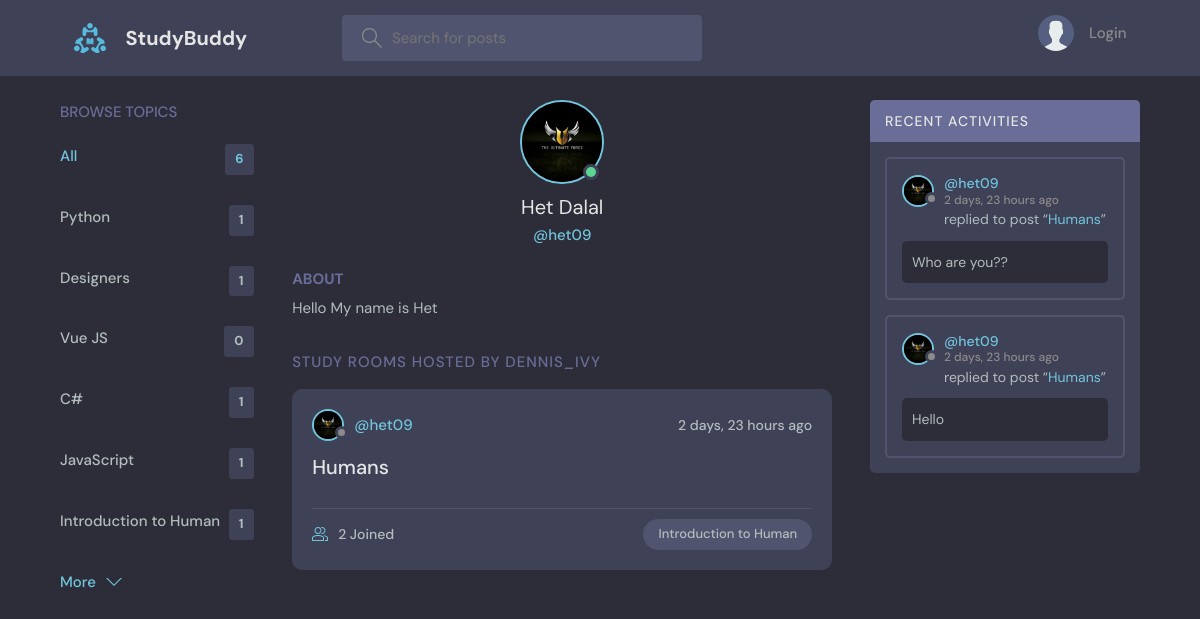
Screenshot of /profile/6/ with the database file from the repository.
### base/models.py (models this page shows, shortened)
class Topic(models.Model):
    name = models.CharField(max_length=200)

class User(AbstractUser):
    name = models.CharField(max_length=200, null=True)
    email = models.EmailField(unique=True, null=True)
    bio = models.TextField(null=True)
    avatar = models.ImageField(null=True, default="avatar.svg")
    USERNAME_FIELD = 'username'
    REQUIRED_FIELDS = []

class Room(models.Model):
    host = models.ForeignKey(User, on_delete=models.SET_NULL, null=True)
    topic = models.ForeignKey(Topic, on_delete=models.SET_NULL, null=True)
    name = models.CharField(max_length=200)
    description = models.TextField(null=True, blank=True)
    participants = models.ManyToManyField(
        User, related_name='participants', blank=True)
    updated = models.DateTimeField(auto_now=True)
    created = models.DateTimeField(auto_now_add=True)
    class Meta:
        ordering = ['-updated', '-created']
    def __str__(self):
        return self.name

class Message(models.Model):
    user = models.ForeignKey(User, on_delete=models.CASCADE)
    room = models.ForeignKey(Room, on_delete=models.CASCADE)
    body = models.TextField()
    updated = models.DateTimeField(auto_now=True)
    created = models.DateTimeField(auto_now_add=True)
    class Meta:
        ordering = ['-updated', '-created']

### base/views.py (the view)
# urls.py: path('profile/<str:pk>/', views.userProfile, name="user-profile"),
def userProfile(request, pk):
    user = User.objects.get(id=pk)
    rooms = user.room_set.all()
    room_messages = user.message_set.all()
    topics = Topic.objects.all()
    context = {'user': user, 'rooms': rooms,
               'room_messages': room_messages, 'topics': topics}
    return render(request, 'base/profile.html', context)

### base/templates/base/profile.html (shortened to what this page needs)
{% extends 'main.html' %}
{% block content %}
<main class="profile-page layout layout--3">
  <div class="container">
    {% include 'base/topics_component.html' %}
    <div class="roomList">
      <div class="profile">
        <div class="profile__avatar">
          <div class="avatar avatar--large active">
            <img src="{{user.avatar.url}}" />
          </div>
        </div>
        <div class="profile__info">
          <h3>{{user.name}}</h3>
          <p>@{{user.username}}</p>
        </div>
        <div class="profile__about">
          <h3>About</h3>
          <p>
            {{user.bio}}
          </p>
        </div>
      </div>
      <div class="roomList__header">
        <div>
          <h2>Study Rooms Hosted by dennis_ivy</a>
          </h2>
        </div>
      </div>
      {% include 'base/feed_component.html' %}
    </div>
    {% include 'base/activity_component.html' %}
  </div>
</main>
{% endblock content %}

### base/templates/base/topics_component.html
<div class="topics">
    <div class="topics__header">
        <h2>Browse Topics</h2>
    </div>
    <ul class="topics__list">
        <li>
            <a href="{% url 'home' %}" class="active">All <span>{{topics.count}}</span></a>
        </li>
        {% for topic in topics %}
        <li>
            <a href="{% url 'home' %}?q={{topic.name}}">{{topic.name}}<span>{{topic.room_set.all.count}}</span></a>
        </li>
        {% endfor %}
    </ul>
    <a class="btn btn--link" href="{% url 'topics' %}">
        More
        <svg version="1.1" xmlns="http://www.w3.org/2000/svg" width="32" height="32" viewBox="0 0 32 32">
            <title>chevron-down</title>
            <path d="M16 21l-13-13h-3l16 16 16-16h-3l-13 13z"></path>
        </svg>
    </a>
</div>

### base/templates/base/feed_component.html (shortened to what this page needs)
{% for room in rooms %}
<div class="roomListRoom">
    <div class="roomListRoom__header">
        <a href="{% url 'user-profile' room.host.id %}" class="roomListRoom__author">
            <div class="avatar avatar--small">
                <img src="{{room.host.avatar.url}}" />
            </div>
            <span>@{{room.host.username}}</span>
        </a>
        <div class="roomListRoom__actions">
            <span>{{room.created|timesince}} ago</span>
        </div>
    </div>
    <div class="roomListRoom__content">
        <a href="{% url 'room' room.id %}">{{room.name}}</a>
    </div>
    <div class="roomListRoom__meta">
        <a href="{% url 'room' room.id %}" class="roomListRoom__joined">
            {{room.participants.all.count}} Joined
        </a>
        <p class="roomListRoom__topic">{{room.topic.name}}</p>
    </div>
</div>
{% endfor %}

### base/templates/base/activity_component.html (shortened to what this page needs)
<div class="activities">
    <div class="activities__header">
        <h2>Recent Activities</h2>
    </div>
    {% for message in room_messages %}
    <div class="activities__box">
        <div class="activities__boxHeader roomListRoom__header">
            <a href="{% url 'user-profile' message.user.id %}" class="roomListRoom__author">
                <div class="avatar avatar--small">
                    <img src="{{message.user.avatar.url}}" />
                </div>
                <p>
                    @{{message.user.username}}
                    <span>{{message.created|timesince}} ago</span>
                </p>
            </a>
        </div>
        <div class="activities__boxContent">
            <p>replied to post “<a href="{% url 'room' message.room.id %}">{{message.room}}</a>”</p>
            <div class="activities__boxRoomContent">{{message.body}}</div>
        </div>
    </div>
    {% endfor %}
</div>

### rows the page displays
Topic: name "Python", room_set.all.count "1"
Topic: name "Designers", room_set.all.count "1"
Topic: name "Vue JS", room_set.all.count "0"
Topic: name "C#", room_set.all.count "1"
Topic: name "JavaScript", room_set.all.count "1"
Topic: name "Introduction to Human", room_set.all.count "1"
User: avatar (picture), name "Het Dalal", username "het09", bio "Hello My name is Het"
Room: host.avatar (picture), host.username "het09", created "2 days, 23 hours", name "Humans", participants.all.count "2", topic.name "Introduction to Human"
Message: user.avatar (picture), user.username "het09", created "2 days, 23 hours", room "Humans", body "Who are you??"
Message: user.avatar (picture), user.username "het09", created "2 days, 23 hours", room "Humans", body "Hello"

### other values shown
{{ topics.count }} "6"
